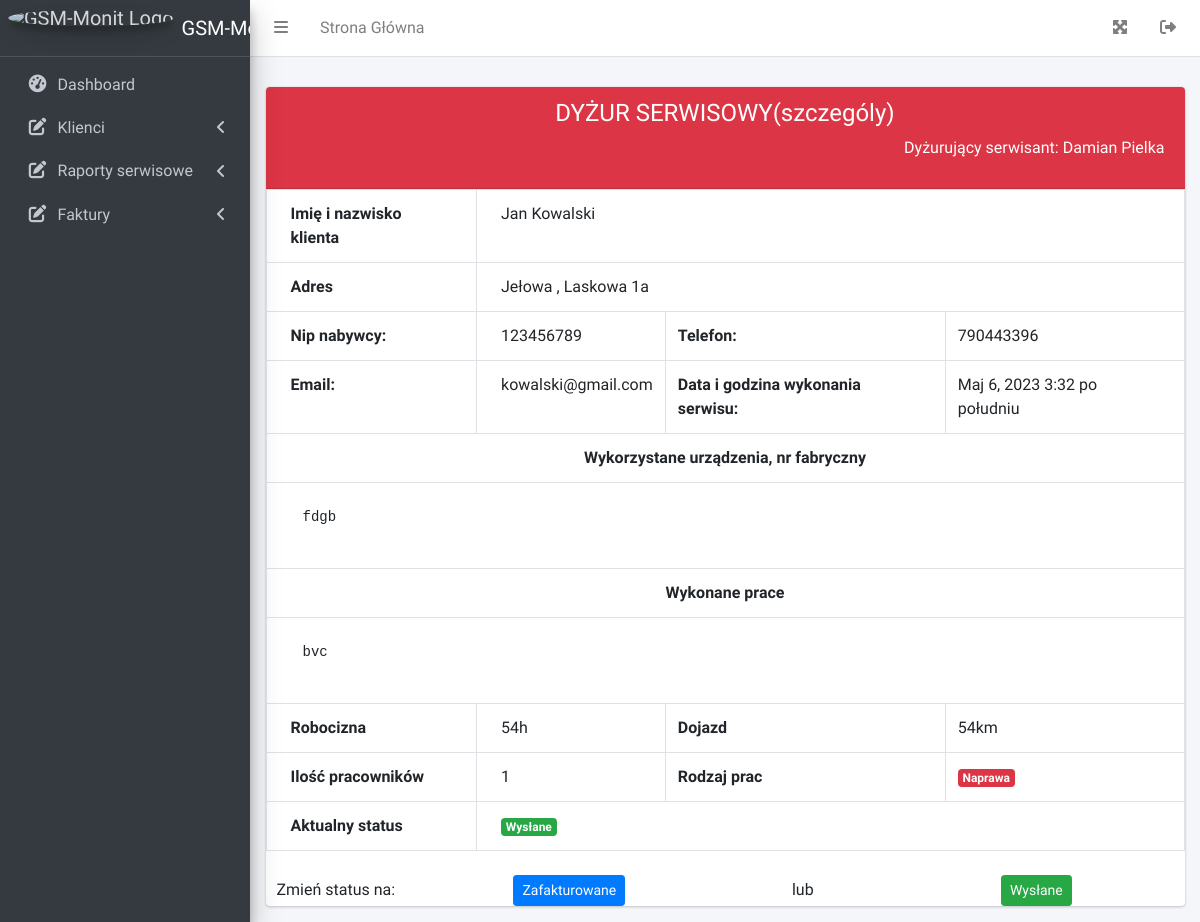
The page /pl/panel/raport/detail/1 (signed in) on the database its author committed.
### panel/models.py (models this page shows, shortened)
class SerwisRaport(models.Model):
    RODZAJ_NAPRAWA = 1
    RODZAJ_ROZBUDOWA = 2
    RODZAJ_MONTAZ = 3
    RODZAJ_PRZEGLAD = 4
    RODZAJ_ZGRANIE = 5
    RODZAJ_CHOICES = [
        (RODZAJ_NAPRAWA, "Naprawa"),
        (RODZAJ_ROZBUDOWA, "Rozbudowa"),
        (RODZAJ_MONTAZ, "Montaż"),
        (RODZAJ_PRZEGLAD, "Przegląd"),
        (RODZAJ_ZGRANIE, "Zgranie"),
    ]
    STATUS_NOWE = 1
    STATUS_ZAFAKTUROWANE = 2
    STATUS_WYSLANE = 3
    STATUS_CHOICES = [
        (STATUS_NOWE, "Nowe"),
        (STATUS_ZAFAKTUROWANE, "Zafakturowane"),
        (STATUS_WYSLANE, "Wysłane"),
    ]
    firma = models.ForeignKey(Klient, related_name="firma", on_delete=models.CASCADE, blank=False, null=False)
    data_end = models.DateField()
    hour_end = models.TimeField(default=timezone.now)
    wykonane_prace = models.TextField(max_length=250)
    urzadzenia = models.TextField(max_length=250, blank=True, null=True)
    robocizna = models.IntegerField()
    dojazd = models.IntegerField()
    rodzaj_prac = models.PositiveSmallIntegerField(choices=RODZAJ_CHOICES, default=RODZAJ_NAPRAWA)
    zdjecia = models.FileField(upload_to='zdjeciaraporty/', blank=True, null=True)
    pracownik = models.ForeignKey(User, related_name="user", on_delete=models.CASCADE,blank=True, null=True)
    pracownicy_szt = models.IntegerField(blank=True, null=True, default=1)
    status = models.PositiveSmallIntegerField(choices=STATUS_CHOICES, default=STATUS_NOWE, blank=True, null=True)
    class Meta:
        verbose_name = 'Raport serwisowy'
        verbose_name_plural = 'Raporty serwisowe'

class Klient(models.Model):
    nazwa_firmy = models.CharField(max_length=150)
    imie = models.CharField(max_length=50, null=True, blank=True)
    nazwisko = models.CharField(max_length=50, null=True, blank=True)
    email = models.EmailField(null=True, blank=True)
    nip = models.IntegerField(null=True, blank=True)
    ulica = models.CharField(max_length=50)
    kod_pocztowy = models.CharField(max_length=50)
    kraj = models.CharField(max_length=50, null=True, blank=True)
    miejscowosc = models.CharField(max_length=50)
    telefon = models.IntegerField(null=True, blank=True)
    czy_firma = models.BooleanField(default=True)
    class Meta:
        verbose_name = 'Klient'
        verbose_name_plural = 'Klienci'

### panel/views/raportdetail_view.py (the view, shortened to what this page needs)
# urls.py: path('raport/detail/<int:pk>', RaportDetailView.as_view(), name="detail_raport"),
class RaportDetailView(LoginRequiredMixin, View):
    login_url = reverse_lazy('login')
    def get(self, request, pk):
        raport = SerwisRaport.objects.get(pk=pk)
        context = {
            'raport': raport,
        }
        return render(request, 'panel/raportyserwisowe/raportdetail.html', context)

### templates/panel/raportyserwisowe/raportdetail.html (shortened to what this page needs)
{% extends 'panel/base/base.html' %}
{%load static%}
{% block content %}
<div class="content-wrapper" xmlns="http://www.w3.org/1999/html">
    <section class="content-header">
    </section>
    <section class="content">
        <div class="container-fluid">
            <div class="row">
                <div class="col-12">
                    {% if raport.rodzaj_prac == 1 %}
                    <div class="card card-danger">
                    {% elif raport.rodzaj_prac == 2 %}
                    <div class="card card-warning">
                    {% elif raport.rodzaj_prac == 3 %}
                    <div class="card card-success">
                    {% elif raport.rodzaj_prac == 4 %}
                    <div class="card card-info">
                    {% elif raport.rodzaj_prac == 5 %}
                    <div class="card card-primary">
                    {% endif %}
              <div class="card-header">
                <h4 class="text-center">DYŻUR SERWISOWY(szczególy)</h4>
                <p class="float-right">Dyżurujący serwisant: {{ raport.pracownik.first_name }} {{ raport.pracownik.last_name }}</p>
              </div>
            <div class="card-body table-responsive p-0">
                <table class="table table-bordered">
                  <tbody>
                      <tr>
                          <th scope="col">Imię i nazwisko klienta</th>
                          <td colspan="3">{{ raport.firma.imie|default:"Brak" }} {{ raport.firma.nazwisko|default:"" }}</td>
                      </tr>
                      <tr>
                          <th scope="col">Adres</th>
                          <td colspan="3">{{ raport.firma.miejscowosc|default:"Brak" }} , {{ raport.firma.ulica|default:"" }}</td>
                      </tr>
                      <tr>
                          <th>Nip nabywcy: </th>
                          <td>{{ raport.firma.nip|default:"Brak" }}</td>
                          <th>Telefon:</th>
                          <td>{{ raport.firma.telefon|default:"Brak" }}</td>
                      </tr>
                      <tr>
                          <th>Email:</th>
                          <td>{{ raport.firma.email|default:"Brak" }}</td>
                          <th>Data i godzina wykonania serwisu:</th>
                          <td>{{ raport.data_end }} {{ raport.hour_end }}</td>
                      </tr>
                      <tr>
                          <th colspan="4" class="text-center">Wykorzystane urządzenia, nr fabryczny</th>
                      </tr>
                      <tr>
                          <td colspan="4"><pre>{{ raport.urzadzenia }}</pre></td>
                      </tr>
                      <tr>
                          <th colspan="4" class="text-center">Wykonane prace</th>
                      </tr>
                      <tr>
                          <td colspan="4"><pre>{{ raport.wykonane_prace }}</pre></td>
                      </tr>
                      <tr>
                          <th>Robocizna</th>
                          <td>{{ raport.robocizna }}h</td>
                          <th>Dojazd</th>
                          <td>{{ raport.dojazd }}km</td>
                      </tr>
                      <tr>
                          <th>Ilość pracowników</th>
                          <td>{{ raport.pracownicy_szt }}</td>
                          <th>Rodzaj prac</th>
                          <td>
                            {% if raport.rodzaj_prac == 1 %}
                            <span class="badge badge-danger">{{ raport.get_rodzaj_prac_display|default:"Brak" }}</span>
                            {% elif raport.rodzaj_prac == 2 %}
                            <span class="badge badge-warning">{{ raport.get_rodzaj_prac_display|default:"Brak" }}</span>
                            {% elif raport.rodzaj_prac == 3 %}
                            <span class="badge badge-success">{{ raport.get_rodzaj_prac_display|default:"Brak" }}</span>
                            {% elif raport.rodzaj_prac == 4 %}
                            <span class="badge badge-info">{{ raport.get_rodzaj_prac_display|default:"Brak" }}</span>
                            {% elif raport.rodzaj_prac == 5 %}
                            <span class="badge badge-primary">{{ raport.get_rodzaj_prac_display|default:"Brak" }}</span>
                            {% endif %}
                          </td>
                      </tr>
                  <tr>
                      <th>Aktualny status</th>
                      <td colspan="3">
                        {% if raport.status == 1 %}
                          <span class="badge badge-warning">{{ raport.get_status_display }}</span>
                        {% elif raport.status == 2 %}
                          <span class="badge badge-primary">{{ raport.get_status_display }}</span>
                        {% elif raport.status == 3 %}
                          <span class="badge badge-success">{{ raport.get_status_display }}</span>
                        {% endif %}
                      </td>
                  </tr>
                  </tbody>
                </table>
<div class="row pt-4">
    <div class="col-sm-2 col-12 d-flex align-items-center justify-content-center">Zmień status na:</div>
                              <div class="col-sm-4 col-12 d-flex align-items-center justify-content-center">
                              <form method="POST" action="{% url 'faktura_raport' raport.pk %}">
                              <button type="submit" class="btn btn-sm btn-rounded btn-primary">Zafakturowane</button>
                              </form>
                              </div>
                                  <div class="col-sm-2 col-12 d-flex align-items-center justify-content-center"><span>lub</span></div>
                                  <div class="col-sm-4 col-12 d-flex align-items-center justify-content-center">
                              <form method="POST" action="{% url 'detail_raport' raport.pk %}">
                              <button type="submit" class="btn btn-sm btn-rounded btn-success">Wysłane</button>
                              </form>
                          </div>
                        </div>
              </div>
            </div>
                </div>
            </div>
        </div>
    </section>
</div>
{% endblock %}

### rows shown on the page
SerwisRaport: pracownik.first_name "Damian", pracownik.last_name "Pielka", firma.imie "Jan", firma.nazwisko "Kowalski", firma.miejscowosc "Jełowa", firma.ulica "Laskowa 1a", firma.nip "123456789", firma.telefon "790443396", firma.email "kowalski@gmail.com", data_end "Maj 6, 2023", hour_end "3:32 po południu", urzadzenia "fdgb", wykonane_prace "bvc", robocizna "54", dojazd "54", pracownicy_szt "1", rodzaj_prac "Naprawa", status "Wysłane"
